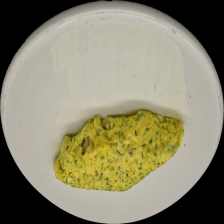
#> input picture data/imagenes_alineadas_Transformaciones_Controladas/Omelette/chef/chef_version_1_cleaned_morph_aligned.png, 224 x 224 px, found by its file name
$ python comparador_visual.py
#> lines starting #> are read from the running program, lines starting #| are printed output that depends on the picture; after the words box and inside, x2 and y2 are one past the last pixel; in counts of white or black regions, pixels touching at a corner belong together
import cv2
import numpy as np
import os

def generar_diagnostico_final_visible(path_chef, path_alumno):
    img_chef = cv2.imread(path_chef)
#> img_chef is the input picture: shape (224, 224, 3); mean B, G, R 109.9, 133.8, 138.1
    img_alumno = cv2.imread(path_alumno)
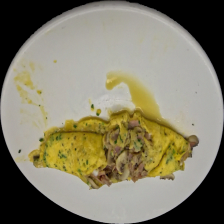
#> input picture data/imagenes_alineadas_Transformaciones_Controladas/Omelette/feo/feo_version_1_cleaned_morph_aligned.png, 224 x 224 px, found by its file name
#> img_alumno is the input picture: shape (224, 224, 3); mean B, G, R 104.8, 125.7, 130.8
    if img_chef is None or img_alumno is None: return

    # --- Procesamiento de Color ---
    lab_chef = cv2.cvtColor(img_chef, cv2.COLOR_BGR2LAB)
#> lab_chef: shape (224, 224, 3); mean of channels 0, 1, 2 139.1, 126.3, 140.5
    lab_alumno = cv2.cvtColor(img_alumno, cv2.COLOR_BGR2LAB)
#> lab_alumno: shape (224, 224, 3); mean of channels 0, 1, 2 131.7, 127.2, 139.4
    _, a_c, _ = cv2.split(lab_chef)
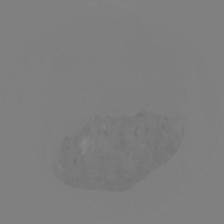
#> a_c: shape (224, 224); min 108, max 137, mean 126.3
    _, a_a, _ = cv2.split(lab_alumno)
    diff_a = cv2.absdiff(a_c, a_a)

    hsv_chef = cv2.cvtColor(img_chef, cv2.COLOR_BGR2HSV)[:,:,1]
    hsv_alumno = cv2.cvtColor(img_alumno, cv2.COLOR_BGR2HSV)[:,:,1]
    diff_s = cv2.absdiff(hsv_chef, hsv_alumno)

    _, thresh_a = cv2.threshold(diff_a, 20, 255, cv2.THRESH_BINARY)
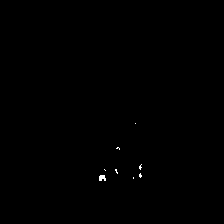
#> thresh_a: shape (224, 224); 0.15% white in thin lines or dots, all inside (x1, y1, x2, y2) = (99, 123, 142, 181)
    _, thresh_s = cv2.threshold(diff_s, 30, 255, cv2.THRESH_BINARY)
#> thresh_s: shape (224, 224); 16.2% white; 171 white regions (167 under 20 px), largest, box (x1, y1, x2, y2) and area: (13, 69, 199, 193) 7623, (79, 163, 90, 174) 44, (29, 62, 35, 72) 41, (97, 131, 103, 140) 22
    mapa_bn = cv2.bitwise_or(thresh_a, thresh_s)

    mask_comida = cv2.inRange(cv2.cvtColor(img_alumno, cv2.COLOR_BGR2HSV), (0, 30, 40), (180, 255, 255))
#> mask_comida: shape (224, 224); 25.4% white; 27 white regions (26 under 20 px), largest, box (x1, y1, x2, y2) and area: (12, 57, 199, 190) 12677
    mapa_bn_filtrado = cv2.bitwise_and(mapa_bn, mask_comida)

    kernel = np.ones((3,3), np.uint8)
    mapa_bn_filtrado = cv2.morphologyEx(mapa_bn_filtrado, cv2.MORPH_OPEN, kernel)
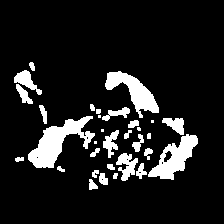
#> mapa_bn_filtrado: shape (224, 224); 11.7% white; 32 white regions (5 under 20 px)

    resultado = img_alumno.copy()
    contornos, _ = cv2.findContours(mapa_bn_filtrado, cv2.RETR_EXTERNAL, cv2.CHAIN_APPROX_SIMPLE)
#> contornos = 32 contours, 10 with area under 20; largest, box (x1, y1, x2, y2) and area: (28, 116, 95, 168) 1332, (148, 134, 198, 180) 1012, (105, 71, 159, 118) 916, (116, 153, 138, 181) 276, (14, 70, 42, 95) 242

    for c in contornos:
        if cv2.contourArea(c) > 100:
            x, y, w, h = cv2.boundingRect(c)
            cv2.rectangle(resultado, (x, y), (x + w, y + h), (0, 0, 255), 2)
#> this loop made 32 passes
#> (x, y, w, h) on passes 9, 13, 17, 22, 23, 26, 29, 30, 31: (116, 153, 22, 28), (148, 134, 50, 46), (103, 130, 16, 28), (162, 118, 22, 17), (28, 116, 67, 52), (102, 107, 28, 14), (16, 84, 17, 20), (105, 71, 54, 47), (14, 70, 28, 25)
#> c on passes 12, 18, 20, 24: [[94, 141], [94, 143], [96, 143], [96, 141]], [[101, 129], [101, 131], [103, 131], [103, 129]], [[151, 120], [151, 122], [153, 122], [153, 120]], [[98, 115], [98, 117], [100, 117], [100, 115]]
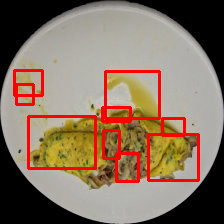
#> resultado: shape (224, 224, 3); 6.64% of pixels changed, all inside (x1, y1, x2, y2) = (13, 69, 200, 183)

    # --- PREPARACIÓN VISUAL
    alto, ancho = img_chef.shape[:2]
#> alto = 224; ancho = 224
    resultado = cv2.resize(resultado, (ancho, alto))

    cv2.putText(img_chef, "referencia", (10, 20), cv2.FONT_HERSHEY_SIMPLEX, 0.5, (255, 255, 255), 1)
    cv2.putText(resultado, "alumno", (10, 20), cv2.FONT_HERSHEY_SIMPLEX, 0.5, (255, 255, 255), 1)
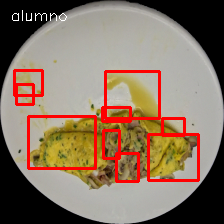
#> resultado: shape (224, 224, 3); 0.24% of pixels changed, all inside (x1, y1, x2, y2) = (12, 10, 67, 21)

    separador = np.zeros((alto, 30, 3), dtype=np.uint8)

    comparativa_final = cv2.hconcat([img_chef, separador, resultado])
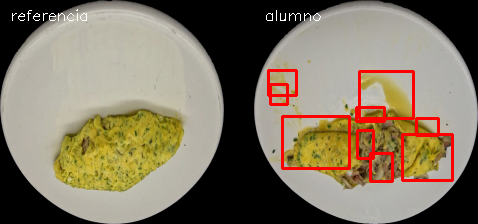
#> comparativa_final: shape (224, 478, 3); mean B, G, R 97.8, 117.4, 129.4
    cv2.imshow("Diagnostico Comparativo", comparativa_final)

    cv2.waitKey(0)
    cv2.destroyAllWindows()

base = "/home/jaqueline/Documentos/proyecto-integrador/data/imagenes_alineadas_Transformaciones_Controladas/Filter_Median/Omelette"
p_chef = os.path.join(base, "chef/chef_version_1_cleaned_morph_aligned.png")
p_bueno = os.path.join(base, "feo/feo_version_1_cleaned_morph_aligned.png")

generar_diagnostico_final_visible(p_chef, p_bueno)
